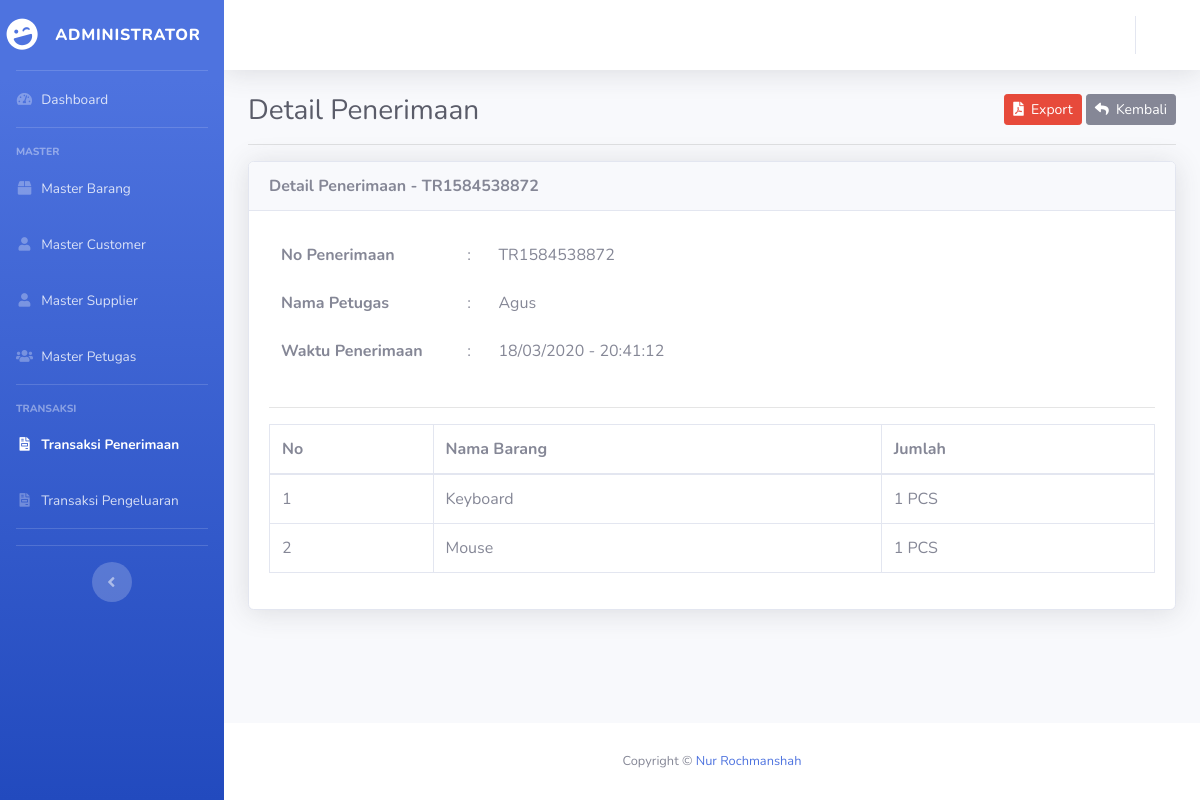
The app's page /penerimaan/detail/TR1584538872 with its own data.
### tables this page shows
CREATE TABLE `penerimaan` (
  `id` int(11) NOT NULL,
  `no_terima` varchar(25) DEFAULT NULL,
  `tgl_terima` varchar(25) DEFAULT NULL,
  `jam_terima` varchar(10) DEFAULT NULL,
  `nama_supplier` varchar(80) DEFAULT NULL,
  `nama_petugas` varchar(80) DEFAULT NULL
);

CREATE TABLE `detail_terima` (
  `no_terima` varchar(25) DEFAULT NULL,
  `nama_barang` varchar(80) DEFAULT NULL,
  `jumlah` int(11) DEFAULT NULL,
  `satuan` varchar(20) DEFAULT NULL
);

### application/controllers/Penerimaan.php (called while the page is built, shortened)
<?php
class Penerimaan extends CI_Controller{
	public function __construct(){
		$this->data['aktif'] = 'penerimaan';
		$this->load->model('M_barang', 'm_barang');
		$this->load->model('M_supplier', 'm_supplier');
		$this->load->model('M_penerimaan', 'm_penerimaan');
		$this->load->model('M_detail_terima', 'm_detail_terima');
	}
	public function detail($no_terima){
		$this->data['title'] = 'Detail Penerimaan';
		$this->data['penerimaan'] = $this->m_penerimaan->lihat_no_terima($no_terima);
		$this->data['all_detail_terima'] = $this->m_detail_terima->lihat_no_terima($no_terima);
		$this->data['no'] = 1;
		$this->load->view('penerimaan/detail', $this->data);
	}
}

### index.php (called while the page is built, shortened)
<?php
require_once BASEPATH.'core/CodeIgniter.php';

### application/models/M_penerimaan.php (called while the page is built, shortened)
<?php
class M_penerimaan extends CI_Model {
	protected $_table = 'penerimaan';
	public function lihat_no_terima($no_terima){
		return $this->db->get_where($this->_table, ['no_terima' => $no_terima])->row();
	}
}

### application/models/M_detail_terima.php (called while the page is built, shortened)
<?php
class M_detail_terima extends CI_Model {
	protected $_table = 'detail_terima';
	public function lihat_no_terima($no_terima){
		return $this->db->get_where($this->_table, ['no_terima' => $no_terima])->result();
	}
}

### application/views/penerimaan/detail.php (the view, shortened to what this page needs)
<!DOCTYPE html>
<html lang="en">
<head>
	<?php $this->load->view('partials/head.php') ?>
</head>
<body id="page-top">
	<div id="wrapper">
		<?php $this->load->view('partials/sidebar.php') ?>
		<div id="content-wrapper" class="d-flex flex-column">
			<div id="content" data-url="<?= base_url('penerimaan') ?>">
				<?php $this->load->view('partials/topbar.php') ?>
				<div class="container-fluid">
				<div class="clearfix">
					<div class="float-left">
						<h1 class="h3 m-0 text-gray-800"><?= $title ?></h1>
					</div>
					<div class="float-right">
						<a href="<?= base_url('penerimaan/export_detail/' . $penerimaan->no_terima) ?>" class="btn btn-danger btn-sm"><i class="fa fa-file-pdf"></i>&nbsp;&nbsp;Export</a>
						<a href="<?= base_url('penerimaan') ?>" class="btn btn-secondary btn-sm"><i class="fa fa-reply"></i>&nbsp;&nbsp;Kembali</a>
					</div>
				</div>
				<hr>
				<div class="card shadow">
					<div class="card-header"><strong><?= $title ?> - <?= $penerimaan->no_terima ?></strong></div>
					<div class="card-body">
						<div class="row">
							<div class="col-md-6">
								<table class="table table-borderless">
									<tr>
										<td><strong>No Penerimaan</strong></td>
										<td>:</td>
										<td><?= $penerimaan->no_terima ?></td>
									</tr>
									<tr>
										<td><strong>Nama Petugas</strong></td>
										<td>:</td>
										<td><?= $penerimaan->nama_petugas ?></td>
									</tr>
									<tr>
										<td><strong>Waktu Penerimaan</strong></td>
										<td>:</td>
										<td><?= $penerimaan->tgl_terima ?> - <?= $penerimaan->jam_terima ?></td>
									</tr>
								</table>
							</div>
						</div>
						<hr>
						<div class="row">
							<div class="col-md-12">
								<table class="table table-bordered">
									<thead>
										<tr>
											<td><strong>No</strong></td>
											<td><strong>Nama Barang</strong></td>
											<td><strong>Jumlah</strong></td>
										</tr>
									</thead>
									<tbody>
										<?php foreach ($all_detail_terima as $detail_terima): ?>
											<tr>
												<td><?= $no++ ?></td>
												<td><?= $detail_terima->nama_barang ?></td>
												<td><?= $detail_terima->jumlah ?> <?= strtoupper($detail_terima->satuan) ?></td>
											</tr>
										<?php endforeach ?>
									</tbody>
								</table>
							</div>
						</div>
					</div>
				</div>
				</div>
			</div>
			<?php $this->load->view('partials/footer.php') ?>
		</div>
	</div>
</body>
</html>

### application/views/partials/sidebar.php (shortened to what this page needs)
<ul class="navbar-nav bg-gradient-primary sidebar sidebar-dark accordion" id="accordionSidebar">
			<a class="sidebar-brand d-flex align-items-center justify-content-center" href="index.html">
				<div class="sidebar-brand-icon rotate-n-15">
					<i class="fas fa-laugh-wink"></i>
				</div>
				<div class="sidebar-brand-text mx-3">Administrator<sup></sup></div>
			</a>
			<hr class="sidebar-divider my-0">
			<li class="nav-item <?= $aktif == 'dashboard' ? 'active' : '' ?>">
				<a class="nav-link" href="<?= base_url('dashboard') ?>">
					<i class="fas fa-fw fa-tachometer-alt"></i>
					<span>Dashboard</span></a>
			</li>
			<hr class="sidebar-divider">
			<div class="sidebar-heading">
				Master
			</div>
			<li class="nav-item <?= $aktif == 'barang' ? 'active' : '' ?>">
				<a class="nav-link" href="<?= base_url('barang') ?>">
					<i class="fas fa-fw fa-box"></i>
					<span>Master Barang</span></a>
			</li>
			<li class="nav-item <?= $aktif == 'customer' ? 'active' : '' ?>">
				<a class="nav-link" href="<?= base_url('customer') ?>">
					<i class="fas fa-fw fa-user"></i>
					<span>Master Customer</span></a>
			</li>
			<li class="nav-item <?= $aktif == 'supplier' ? 'active' : '' ?>">
				<a class="nav-link" href="<?= base_url('supplier') ?>">
					<i class="fas fa-fw fa-user"></i>
					<span>Master Supplier</span></a>
			</li>
			<li class="nav-item <?= $aktif == 'petugas' ? 'active' : '' ?>">
				<a class="nav-link" href="<?= base_url('petugas') ?>">
					<i class="fas fa-fw fa-users"></i>
					<span>Master Petugas</span></a>
			</li>
			<hr class="sidebar-divider">
			<div class="sidebar-heading">
				Transaksi
			</div>
			<li class="nav-item <?= $aktif == 'penerimaan' ? 'active' : '' ?>">
				<a class="nav-link" href="<?= base_url('penerimaan') ?>">
					<i class="fas fa-fw fa-file-invoice"></i>
					<span>Transaksi Penerimaan</span></a>
			</li>
			<li class="nav-item <?= $aktif == 'pengeluaran' ? 'active' : '' ?>">
				<a class="nav-link" href="<?= base_url('pengeluaran') ?>">
					<i class="fas fa-fw fa-file-invoice"></i>
					<span>Transaksi Pengeluaran</span></a>
			</li>
			<hr class="sidebar-divider">
			<hr class="sidebar-divider d-none d-md-block">
			<div class="text-center d-none d-md-inline">
				<button class="rounded-circle border-0" id="sidebarToggle"></button>
			</div>
		</ul>

### application/views/partials/footer.php
<footer class="sticky-footer bg-white">
	<div class="container my-auto">
		<div class="copyright text-center my-auto">
			<span>Copyright © <a href="https://instagram.com/nugrohospace" target="_blank">Nur Rochmanshah</a></span>
		</div>
	</div>
</footer>

### records on screen
penerimaan: no_terima "TR1584538872", nama_petugas "Agus", tgl_terima "18/03/2020", jam_terima "20:41:12"
detail_terima: nama_barang "Keyboard", jumlah "1", satuan "PCS"
detail_terima: nama_barang "Mouse", jumlah "1", satuan "PCS"

### other values on screen
$title "Detail Penerimaan"
